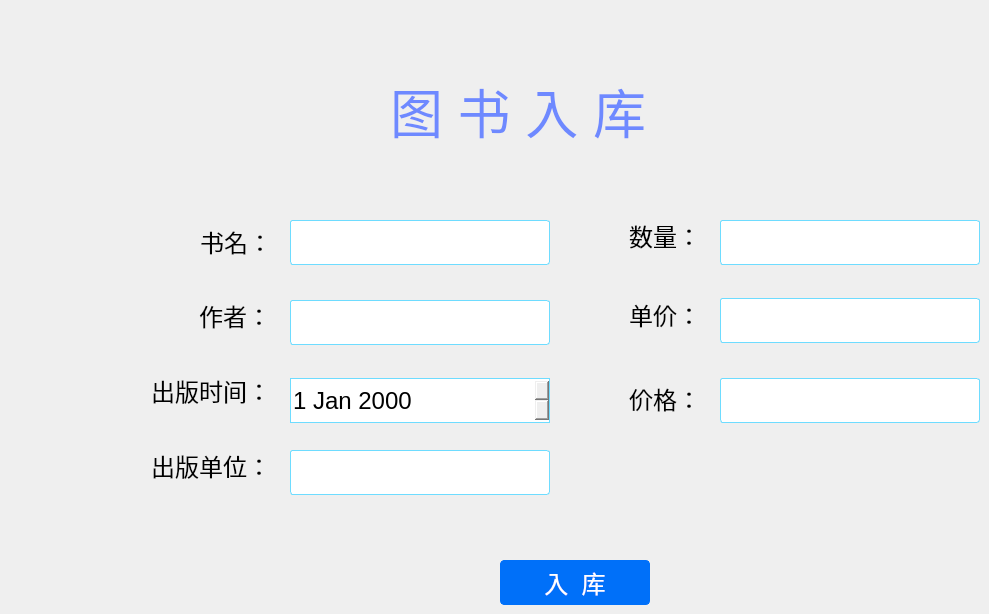
     <widget class="QWidget" name="page_share">
      <widget class="QPushButton" name="btn_in">
       <property name="geometry">
        <rect>
         <x>500</x>
         <y>560</y>
         <width>150</width>
         <height>45</height>
        </rect>
       </property>
       <property name="sizePolicy">
        <sizepolicy hsizetype="Fixed" vsizetype="Fixed">
         <horstretch>0</horstretch>
         <verstretch>0</verstretch>
        </sizepolicy>
       </property>
       <property name="font">
        <font>
         <pointsize>18</pointsize>
        </font>
       </property>
       <property name="styleSheet">
        <string notr="true">#btn_in{
border:1px solid rgb(0, 112, 249);
color: rgb(255, 255, 255);
border-radius:4px;
background-color: rgb(0, 112, 249);
}

#btn_in:hover{
border:1px solid rgb(0, 128, 0);
background-color: rgb(0, 128, 0);
}
#btn_in:press{
border:1px solid rgb(0, 112, 249);
background-color: rgb(0, 112, 249);
}
</string>
       </property>
       <property name="text">
        <string>入  库</string>
       </property>
      </widget>
      <widget class="QLineEdit" name="ed_title_in">
       <property name="geometry">
        <rect>
         <x>290</x>
         <y>220</y>
         <width>260</width>
         <height>45</height>
        </rect>
       </property>
       <property name="font">
        <font>
         <pointsize>18</pointsize>
        </font>
       </property>
       <property name="styleSheet">
        <string notr="true">border:1px solid rgb(110,220,255);
border-radius:3px;</string>
       </property>
       <property name="placeholderText">
        <string/>
       </property>
      </widget>
      <widget class="QLineEdit" name="ed_author">
       <property name="geometry">
        <rect>
         <x>290</x>
         <y>300</y>
         <width>260</width>
         <height>45</height>
        </rect>
       </property>
       <property name="font">
        <font>
         <pointsize>18</pointsize>
        </font>
       </property>
       <property name="styleSheet">
        <string notr="true">border:1px solid rgb(110,220,255);
border-radius:3px;</string>
       </property>
       <property name="placeholderText">
        <string/>
       </property>
      </widget>
      <widget class="QLabel" name="label_21">
       <property name="geometry">
        <rect>
         <x>141</x>
         <y>226</y>
         <width>131</width>
         <height>31</height>
        </rect>
       </property>
       <property name="font">
        <font>
         <pointsize>18</pointsize>
        </font>
       </property>
       <property name="text">
        <string>书名：</string>
       </property>
       <property name="alignment">
        <set>Qt::AlignRight|Qt::AlignTrailing|Qt::AlignVCenter</set>
       </property>
      </widget>
      <widget class="QLabel" name="label_22">
       <property name="geometry">
        <rect>
         <x>140</x>
         <y>300</y>
         <width>131</width>
         <height>31</height>
        </rect>
       </property>
       <property name="font">
        <font>
         <pointsize>18</pointsize>
        </font>
       </property>
       <property name="text">
        <string>作者：</string>
       </property>
       <property name="alignment">
        <set>Qt::AlignRight|Qt::AlignTrailing|Qt::AlignVCenter</set>
       </property>
      </widget>
      <widget class="QLabel" name="label_23">
       <property name="geometry">
        <rect>
         <x>110</x>
         <y>375</y>
         <width>161</width>
         <height>31</height>
        </rect>
       </property>
       <property name="font">
        <font>
         <pointsize>18</pointsize>
        </font>
       </property>
       <property name="text">
        <string>出版时间：</string>
       </property>
       <property name="alignment">
        <set>Qt::AlignRight|Qt::AlignTrailing|Qt::AlignVCenter</set>
       </property>
      </widget>
      <widget class="QLabel" name="label_24">
       <property name="geometry">
        <rect>
         <x>110</x>
         <y>450</y>
         <width>161</width>
         <height>31</height>
        </rect>
       </property>
       <property name="font">
        <font>
         <pointsize>18</pointsize>
        </font>
       </property>
       <property name="text">
        <string>出版单位：</string>
       </property>
       <property name="alignment">
        <set>Qt::AlignRight|Qt::AlignTrailing|Qt::AlignVCenter</set>
       </property>
      </widget>
      <widget class="QLineEdit" name="ed_pbulisher">
       <property name="geometry">
        <rect>
         <x>290</x>
         <y>450</y>
         <width>260</width>
         <height>45</height>
        </rect>
       </property>
       <property name="font">
        <font>
         <pointsize>18</pointsize>
        </font>
       </property>
       <property name="styleSheet">
        <string notr="true">border:1px solid rgb(110,220,255);
border-radius:3px;</string>
       </property>
       <property name="placeholderText">
        <string/>
       </property>
      </widget>
      <widget class="QLabel" name="label_25">
       <property name="geometry">
        <rect>
         <x>570</x>
         <y>220</y>
         <width>131</width>
         <height>31</height>
        </rect>
       </property>
       <property name="font">
        <font>
         <pointsize>18</pointsize>
        </font>
       </property>
       <property name="text">
        <string>数量：</string>
       </property>
       <property name="alignment">
        <set>Qt::AlignRight|Qt::AlignTrailing|Qt::AlignVCenter</set>
       </property>
      </widget>
      <widget class="QLineEdit" name="ed_stock_in">
       <property name="geometry">
        <rect>
         <x>720</x>
         <y>220</y>
         <width>260</width>
         <height>45</height>
        </rect>
       </property>
       <property name="font">
        <font>
         <pointsize>18</pointsize>
        </font>
       </property>
       <property name="styleSheet">
        <string notr="true">border:1px solid rgb(110,220,255);
border-radius:3px;</string>
       </property>
       <property name="placeholderText">
        <string/>
       </property>
      </widget>
      <widget class="QLabel" name="label_26">
       <property name="geometry">
        <rect>
         <x>570</x>
         <y>299</y>
         <width>131</width>
         <height>31</height>
        </rect>
       </property>
       <property name="font">
        <font>
         <pointsize>18</pointsize>
        </font>
       </property>
       <property name="text">
        <string>单价：</string>
       </property>
       <property name="alignment">
        <set>Qt::AlignRight|Qt::AlignTrailing|Qt::AlignVCenter</set>
       </property>
      </widget>
      <widget class="QLineEdit" name="ed_unit_price">
       <property name="geometry">
        <rect>
         <x>720</x>
         <y>298</y>
         <width>260</width>
         <height>45</height>
        </rect>
       </property>
       <property name="font">
        <font>
         <pointsize>18</pointsize>
        </font>
       </property>
       <property name="styleSheet">
        <string notr="true">border:1px solid rgb(110,220,255);
border-radius:3px;</string>
       </property>
       <property name="placeholderText">
        <string/>
       </property>
      </widget>
      <widget class="QLabel" name="label_27">
       <property name="geometry">
        <rect>
         <x>570</x>
         <y>383</y>
         <width>131</width>
         <height>31</height>
        </rect>
       </property>
       <property name="font">
        <font>
         <pointsize>18</pointsize>
        </font>
       </property>
       <property name="text">
        <string>价格：</string>
       </property>
       <property name="alignment">
        <set>Qt::AlignRight|Qt::AlignTrailing|Qt::AlignVCenter</set>
       </property>
      </widget>
      <widget class="QLineEdit" name="ed_price">
       <property name="geometry">
        <rect>
         <x>720</x>
         <y>378</y>
         <width>260</width>
         <height>45</height>
        </rect>
       </property>
       <property name="font">
        <font>
         <pointsize>18</pointsize>
        </font>
       </property>
       <property name="styleSheet">
        <string notr="true">border:1px solid rgb(110,220,255);
border-radius:3px;</string>
       </property>
       <property name="placeholderText">
        <string/>
       </property>
      </widget>
      <widget class="QLabel" name="label_16">
       <property name="geometry">
        <rect>
         <x>390</x>
         <y>60</y>
         <width>391</width>
         <height>101</height>
        </rect>
       </property>
       <property name="font">
        <font>
         <pointsize>40</pointsize>
        </font>
       </property>
       <property name="styleSheet">
        <string notr="true">color: rgb(110, 137, 255);</string>
       </property>
       <property name="text">
        <string>图 书 入 库</string>
       </property>
      </widget>
      <widget class="QDateEdit" name="dateEdit">
       <property name="geometry">
        <rect>
         <x>290</x>
         <y>378</y>
         <width>260</width>
         <height>45</height>
        </rect>
       </property>
       <property name="font">
        <font>
         <pointsize>18</pointsize>
        </font>
       </property>
       <property name="styleSheet">
        <string notr="true">border:1px solid rgb(110,220,255);</string>
       </property>
      </widget>
     </widget>
